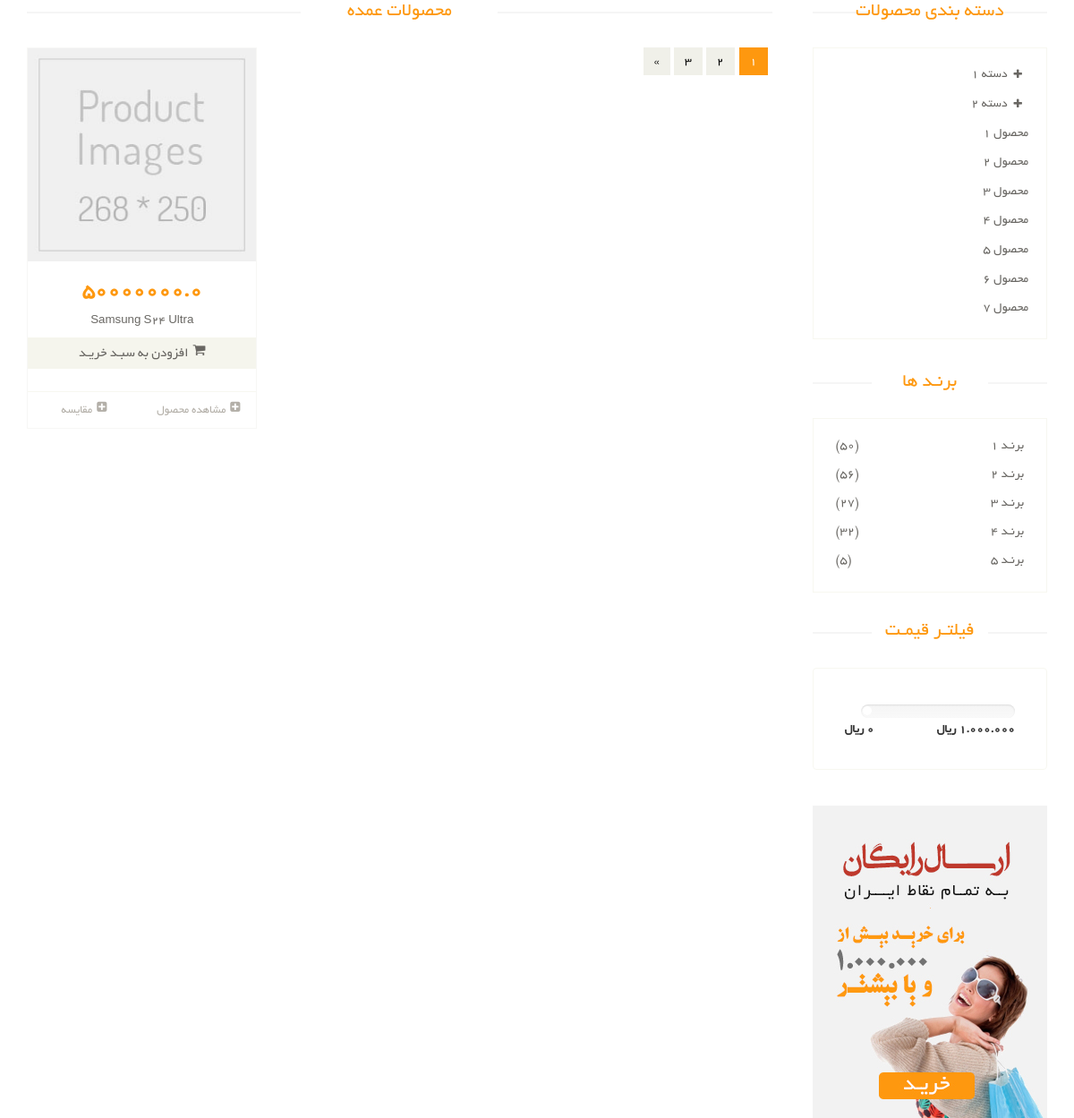
Before: /products/ with the older database file.
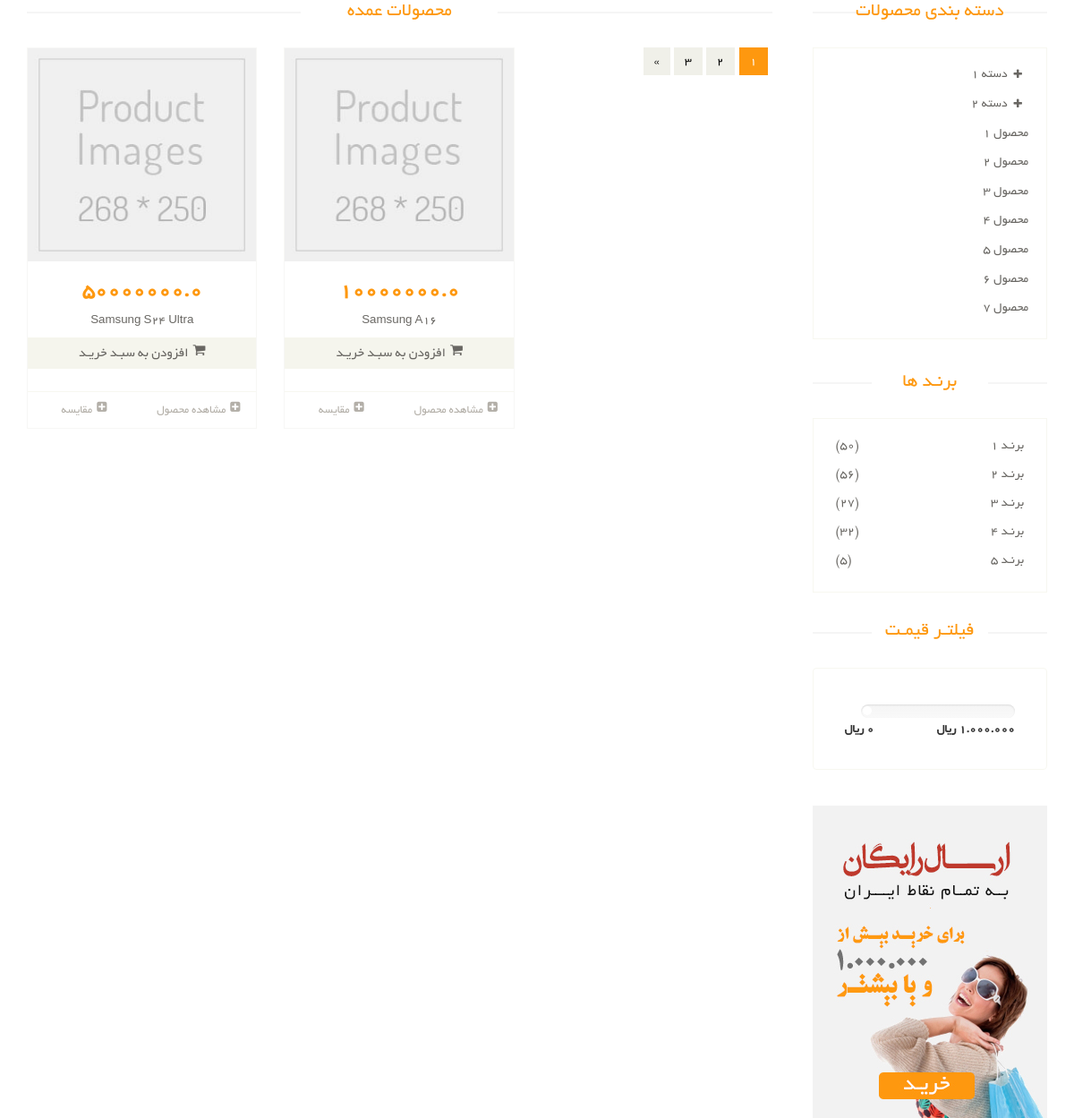
After: the same page with the newer database file.
### product_module/models.py (models this page shows, shortened)
class Product(models.Model):
    name = models.CharField(max_length=100, verbose_name='نام محصول')
    price = models.FloatField(verbose_name='قیمت')
    category = models.ForeignKey(Category, on_delete=models.CASCADE, verbose_name='دسته بندی')
    slug = models.SlugField()
    in_stock = models.BooleanField(verbose_name='موجود')
    class Meta:
        verbose_name = "محصول"
        verbose_name_plural = "محصولات"

### product_module/views.py (the view)
# urls.py: path('', views.product_list, name='product_list'),
def product_list(request):
    return render(request, 'product_module/product_list.html', context={'products': Product.objects.all()})

### product_module/templates/product_module/product_list.html (shortened to what the changed rows need)
{% extends 'shared/_layout.html' %}
{% block content %}
	<section>
    <div class="container">
        <div class="row">
            <div class="col-sm-9 padding-right">
                <div class="features_items">
                    <h2 class="title text-center">محصولات عمده</h2>
                    {% for product in products %}
                    <div class="col-sm-4">
                        <div class="product-image-wrapper">
                            <div class="single-products">
                                <div class="productinfo text-center">
                                    <img src="/static/images/shop/product.jpg" alt="">
                                    <h2>{{ product.price }}</h2>
                                    <p>{{ product.name }}</p>
                                    <a href="#" class="btn btn-default add-to-cart"><i class="fa fa-shopping-cart"></i>افزودن
                                        به سبـد خریـد</a>
                                </div>
                                <div class="product-overlay">
                                    <div class="overlay-content">
                                    </div>
                                </div>
                            </div>
                            <div class="choose">
                                <ul class="nav nav-pills nav-justified">
                                    <li><a href={% url 'product_detail' slug=product.slug %}><i class="fa fa-plus-square"></i>مشاهده محصول</a></li>
                                    <li><a href=""><i class="fa fa-plus-square"></i>مقایسه</a></li>
                                </ul>
                            </div>
                        </div>
                    </div>
                    {% endfor %}
                </div>
            </div>
            <div class="col-sm-3">
                <div class="left-sidebar">
                    <h2>دسته بندی محصولات</h2>
                    <div class="brands_products">
                        <h2>برنـد ها</h2>
                    </div>
                    <div class="price-range">
                        <h2>فیلتـر قیمـت</h2>
                    </div>
                </div>
            </div>
        </div>
    </div>
</section>
{% endblock %}

Changed rows visible on the page:
added Product: price "10000000.0", name "Samsung A16"
